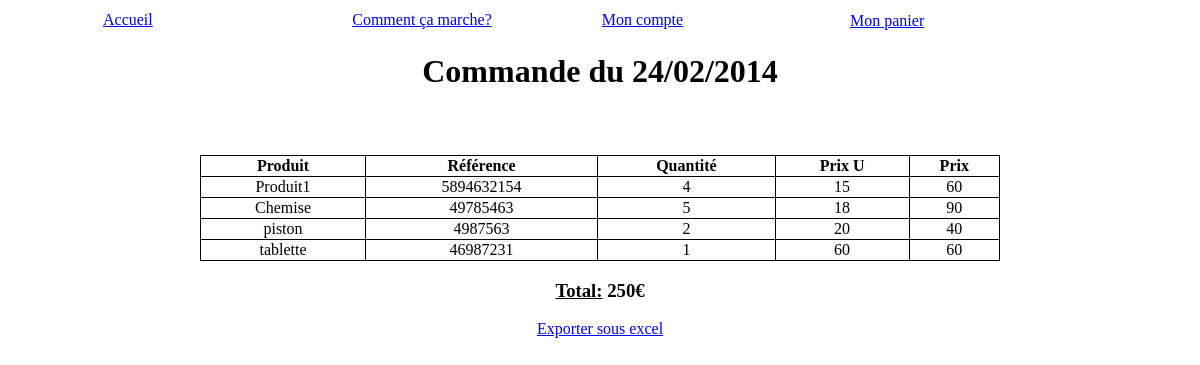
The page /OrderDetail-139325089690288256.html (signed in) on the database its author committed.
### tables this page shows
CREATE TABLE IF NOT EXISTS `commande` (
  `id` int(11) NOT NULL AUTO_INCREMENT,
  `idUser` int(11) NOT NULL,
  `idSociete` int(11) NOT NULL,
  `dateCommande` datetime NOT NULL,
  `dateLivraison` varchar(25) NOT NULL,
  `commentOrder` text NOT NULL,
  `keyOrder` varchar(25) NOT NULL,
  PRIMARY KEY (`id`)
);

CREATE TABLE IF NOT EXISTS `produit` (
  `idProduit` int(11) NOT NULL AUTO_INCREMENT,
  `idSociete` int(11) NOT NULL,
  `idCategorie` int(11) NOT NULL,
  `prixProduit` decimal(10,0) NOT NULL,
  `minQte` int(11) NOT NULL,
  `quantiteProduit` int(11) NOT NULL,
  `imgProduit` varchar(250) NOT NULL DEFAULT '1393110376_Picture.png',
  `libelleProduit` varchar(250) NOT NULL,
  `refProduit` varchar(50) NOT NULL,
  PRIMARY KEY (`idProduit`)
);

CREATE TABLE IF NOT EXISTS `orderdetails` (
  `id` int(11) NOT NULL AUTO_INCREMENT,
  `idOrder` int(11) NOT NULL,
  `idProduct` int(11) NOT NULL,
  `unitPrice` decimal(10,0) NOT NULL,
  `quantity` int(11) NOT NULL,
  PRIMARY KEY (`id`)
);

### controleurs/OrderDetail.php (called while the page is built, shortened)
<?php
require_once('./modeles/OrderDetail.php');
    if(isset($_GET['act'])){
        $order = getOrderDetail($auth, $_GET['act']);
        $produits = getProductsOrder($auth, $_GET['act']);
    }
require_once('./vues/OrderDetail.php');
?>

### modeles/OrderDetail.php (called while the page is built, shortened)
<?php
function getOrderDetail($auth, $keyOrder) {
    $result['message'] = "";
    $checkIsMyOrder = $auth->prepare('SELECT COUNT(*) AS nb FROM commande WHERE idUser = :id AND keyOrder = :keyOrder');
    $checkIsMyOrder->bindValue(":id", $_SESSION['id'], PDO::PARAM_INT);
    $checkIsMyOrder->bindValue(":keyOrder", $keyOrder, PDO::PARAM_STR);
    $checkIsMyOrder->execute();
    $checkResult = $checkIsMyOrder->fetch();
    if ($checkResult['nb'] > 0) {
        $select = $auth->prepare('SELECT * FROM commande WHERE idUser = :id AND keyOrder = :keyOrder');
        $select->bindValue(":id", $_SESSION['id'], PDO::PARAM_INT);
        $select->bindValue(":keyOrder", $keyOrder, PDO::PARAM_STR);
        $select->execute();
        $result = $select->fetch();
    } else {
        $result['message'] .= "La commande numérotée(" . $keyOrder . ") n'a pas pu être trouvée sur votre compte ou vous n'êtes pas autorisé à l'afficher sans être connecter.";
    }
    return $result;
}
function getProductsOrder($auth, $keyOrder) {
    $checkIsMyOrder = $auth->prepare('SELECT COUNT(*) AS nb FROM commande WHERE idUser = :id AND keyOrder = :keyOrder');
    $checkIsMyOrder->bindValue(":id", $_SESSION['id'], PDO::PARAM_INT);
    $checkIsMyOrder->bindValue(":keyOrder", $keyOrder, PDO::PARAM_STR);
    $checkIsMyOrder->execute();
    $checkResult = $checkIsMyOrder->fetch();
    if ($checkResult['nb'] > 0) {
        $select = $auth->prepare('SELECT * FROM commande CMD INNER JOIN orderdetails DET ON CMD.id = DET.idOrder INNER JOIN produit PROD ON DET.idProduct = PROD.idProduit WHERE idUser = :id AND keyOrder = :keyOrder');
        $select->bindValue(":id", $_SESSION['id'], PDO::PARAM_INT);
        $select->bindValue(":keyOrder", $keyOrder, PDO::PARAM_STR);
        $select->execute();
        $i = 0;
        while ($order = $select->fetch()) {
            $result[$i]['quantity'] = $order['quantity'];
            $result[$i]['libelleProduit'] = $order['libelleProduit'];
            $result[$i]['refProduit'] = $order['refProduit'];
            $result[$i]['prixProduit'] = $order['prixProduit'];
            $i++;
        }
        return $result;
    }
}
?>

### vues/OrderDetail.php (the view)
<?php if(isset($_GET['act']) && !empty($_GET['act'])){?>
<div class="width800">
    <?php date_default_timezone_set("Europe/Paris");
    if(empty($order['message'])){
    ?>
    <h1 class="center">Commande du <?php echo date("d/m/Y", strtotime($order['dateCommande'])); ?></h1> <br/>
    <div>
        <table id="basketTable">
            <tr>
                <th>Produit</th>
                <th>Référence</th>
                <th>Quantité</th>
                <th>Prix U</th>
                <th>Prix</th>
            </tr>
            <?php
            $prixPanier = 0;
            if (isset($produits)) {
                foreach ($produits as $produit) {
                    ?>
                    <tr>
                        <td><?php echo $produit['libelleProduit']; ?></td>
                        <td><?php echo $produit['refProduit']; ?></td>
                        <td><?php echo $produit['quantity']; ?></td>
                        <td><?php echo $produit['prixProduit']; ?></td>
                        <td><?php
                            $prixTot = $produit['prixProduit'] * $produit['quantity'];
                            $prixPanier += $prixTot;
                            echo $prixTot;
                            ?></td>
                    </tr>
                    <?php
                }
            }
            ?>
        </table>
        <h3 class="center">
            <span class="underline">Total:</span>
            <span id="cartPrice"><?php echo $prixPanier; ?></span>€
        </h3>
        <div class="center">
            <a href="getInvoice.php?id=<?php echo $_GET['act']; ?>">Exporter sous excel</a>
        </div>
    </div>
    <?php }else{
        echo "<div style='margin-top: 25px;'>".$order['message']."</div>";
    }
    ?>
</div>
<?php } ?>

### design.css (style rules this page uses)
body { background-color: #ffffff; }
.underline { text-decoration: underline; }
.center { text-align: center; }
.width800 { width: 800px; margin: auto; }
#basketTable { width: 800px; margin: auto; margin-top: 25px; border: 1px solid black; border-collapse: collapse; text-align: center; }
#basketTable th,#basketTable td { border: 1px solid black; }

### rows shown on the page
commande: dateCommande "24/02/2014", produit.libelleProduit "Produit1", produit.refProduit "5894632154", orderdetails.quantity "4", produit.prixProduit "15", produit.prixProduit "60", produit.libelleProduit "Chemise", produit.refProduit "49785463", orderdetails.quantity "5", produit.prixProduit "18", produit.prixProduit "90", produit.libelleProduit "piston", produit.refProduit "4987563", orderdetails.quantity "2", produit.prixProduit "20", produit.prixProduit "40", produit.libelleProduit "tablette", produit.refProduit "46987231", orderdetails.quantity "1"

### other values the page prints
$prixPanier "250"
